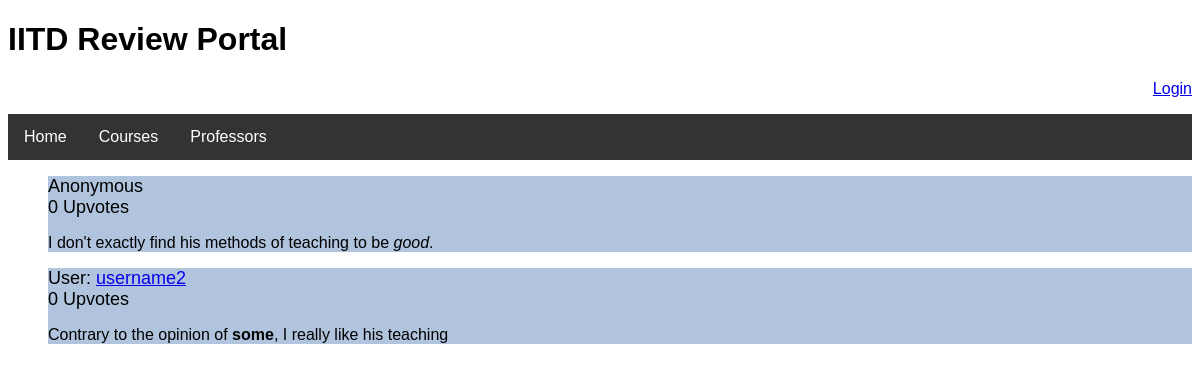
The page /Reviews/prof/view/2/Reviews/Upvotes/1 on the database its author committed.
### Reviews/models.py (models this page shows)
class Professor_Reviews(models.Model):
    Student = models.ForeignKey(settings.AUTH_USER_MODEL,on_delete = models.CASCADE)
    Professor = models.ForeignKey(Professors, on_delete = models.CASCADE)
    Upvotes = models.IntegerField()
    Anonymous = models.BooleanField()
    Date = models.DateTimeField(auto_now = True)
    Review = models.CharField(max_length = 2000)

### Reviews/views.py (the view)
# urls.py: path('prof/view/<int:CODE>/Reviews/<str:sort>/<int:page>', views.ProfReviewList, name='prof_review_list'),
def ProfReviewList(request, sort, page, CODE):
    if sort =='Date' or sort == 'Upvotes':
        query_sort = "-" + sort
        q = Professor_Reviews.objects.filter(Professor__id = CODE).order_by(query_sort)
        paginator = Paginator(q, 3)
        page_obj = paginator.get_page(page)
        return render(request, 'Reviews/prof_review_view.html',{'page_obj':page_obj, 'sort':sort, 'CODE':CODE})

### Reviews/templates/Reviews/prof_review_view.html (shortened to what this page needs)
{% extends "Reviews/base.html" %}
{% block body_block %}
<div>
    <ul style="list-style-type:none">
        {% for a in page_obj %}
            <li>
               {% if a.Anonymous %} Anonymous {% else %} User: <a href="{% url 'profile' a.Student.id %}">{{ a.Student.username }}</a>{% endif %} <br /> {{ a.Upvotes }} Upvotes
                <p>
                    {{ a.Review|safe }}
                </p>
            </li>
        {% endfor %}
    </ul>
</div>
{% endblock %}

### Reviews/templates/Reviews/base.html (style rules this page uses)
body { font-family:Arial, Helvetica, sans-serif }
.body li { background-color:lightsteelblue; font-size:large }
.body li p { font-size:medium }

### rows shown on the page
Professor_Reviews: Anonymous "Anonymous", Upvotes "0", Review "I don't exactly find his methods of teaching to be good ."
Professor_Reviews: Student.username "username2", Upvotes "0", Review "Contrary to the opinion of some , I really like his teaching"
